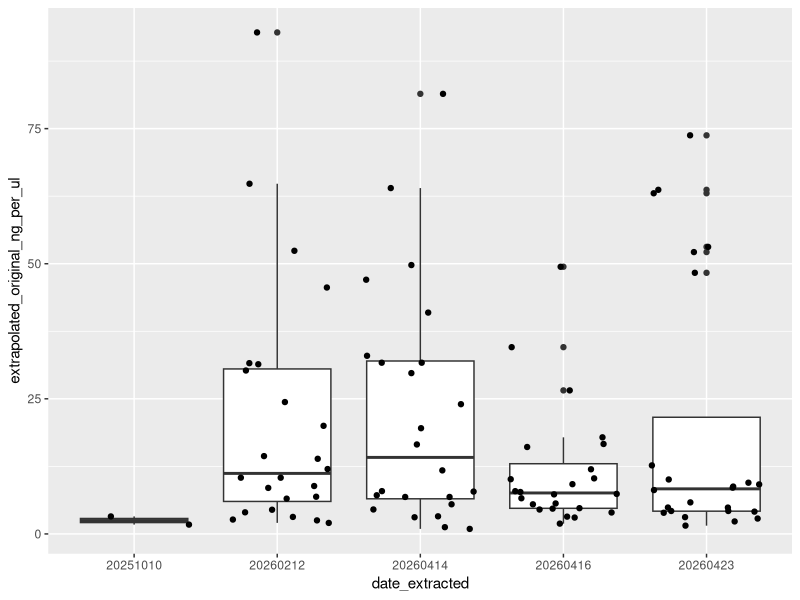

The R script that drew this image: (Note: this script raises an error after producing the figure.)
## ---- chunk 1
knitr::opts_chunk$set(echo = TRUE)
## ---- chunk 2
library(tidyverse)
## ---- chunk 3
q_data = read_csv("../Qubit Results - raw_sample_results.csv") # read in qubit data
# 1 row = 1 measurement. Some extractions measured multiple times, where first measurement read out of range (OOR)

head(q_data)
## ---- chunk 4
# make a dataframe without OOR measurements
oor_strings = c("High", "Low")
in_range_qs = q_data %>%
  filter(!(ng_per_ul %in% oor_strings | ng_per_ml %in% oor_strings)) %>% # should remove all qubits with out of range results
  mutate(ng_per_ul = as.numeric(ng_per_ul),
         ng_per_ml = as.numeric(ng_per_ml)) # coerce all concentration data to numeric type; it was character before because of the OOR values



head(in_range_qs) # not empty
is.numeric(in_range_qs$ng_per_ul) #it worked
is.numeric(in_range_qs$ng_per_ml) #it worked
## ---- chunk 5
# ok so now we need to count up all the ul consumed from each original extract
  ## from q_data
# and calculate how much is left of each extract 
  ## in in_range_qs

for (i in 1:length(in_range_qs$extraction_id)) { # for each original extraction,
  total_ul_consumed = 0 # initialize var to store total ul used for qubitting
  for (j in 1:length(q_data$extraction_id)) { # then look through each qubit measuremnt
    
    if (q_data$extraction_id[j] == in_range_qs$extraction_id[i]) { # if that qubit measurement was of this original extraction,
      total_ul_consumed = total_ul_consumed + q_data$ul_original_consumed[j] # add the # of ul consumed to make that quibit measurement to the total consumed from this original extraction
    } else {}
  }
  in_range_qs$ul_original_consumed[i] = total_ul_consumed # now store the total ul consumed for all measurements of this original extraction in in_range_qs
}

head(in_range_qs)
## ---- chunk 6
qs_ng_ul = in_range_qs %>%
  mutate(
    ng_per_ul = case_when(
      !is.na(ng_per_ul) ~ ng_per_ul,
      is.na(ng_per_ul) ~ ng_per_ml/1000
                               )
         ) # for each row where ng_per_ul column is empty, grab data from ng_per_ml column, convert to ng/ul, and store in  ng_per_ul column

head(qs_ng_ul)
## ---- chunk 7
# extrapolate original extraction's concentration for cases where we had to measure a dilution on the qubit

# convert the "dilution factor" into a proportion (original extract volume)/(H2O volume)
proportion = c() # put proportion values in a vector, in matching order with the data frame
for (i in 1:length(in_range_qs$extraction_id)) {
  dilfac = in_range_qs$dilution_factor[i]
  if (dilfac == "original_extract") {
    proportion[i] = 1
  } else if (dilfac == "1:1") {
    proportion[i] = 0.5
  } else if (dilfac == "1:3") {
    proportion[i] = 0.25
  }
}

qs_ng_ul = mutate(qs_ng_ul, proportion_original = proportion) # make that vector a column in qs_ng_ul


concs = mutate (qs_ng_ul, extrapolated_original_ng_per_ul = (1/proportion_original)*ng_per_ul) # calculate original concentration from measured concentration of dilution

head(concs)
## ---- chunk 8
concs = mutate(concs, remaining_original_ul = ul_elution_original - ul_original_consumed - 10) # make new column with remaining ul of original extract, -10ul for safety/EB that never made it out of the spin column

concs$remaining_original_ul # looks like that worked
## ---- chunk 9
library(ggplot2)

concs4graph = concs %>% mutate(date_extracted = as.character(date_extracted))
ggplot(concs4graph, aes(x = date_extracted, y = extrapolated_original_ng_per_ul)) +
  geom_boxplot() + geom_jitter()
## ---- chunk 10
# calculate final volume if we dilute all original extract
v2 = function(c1, v1, c2) {
  v2 = (c1*v1)/c2
  return(v2)
}

concs = mutate(concs, # add 2 columns: final volume of diluted extract, volume of H2O to add
               final_vol_ul = v2(extrapolated_original_ng_per_ul, remaining_original_ul, 2),
               H2O_ul = final_vol_ul - remaining_original_ul)
head(concs)


## ---- chunk 11
# we want the final dilution to fit in a strip tube (max v2 possible <190ul)

# so we constrain v2 and find v1; (c2v2)/c1 = v2
v1 = function(c2, v2, c1) {
  v1 = (c2*v2)/c1
  return(v1)
}

already_good = filter(concs, concs$final_vol_ul <= 190) # set aside cases where diluting all original extract would fit into a strip tube 
head(already_good)

concs200 = concs # make a copy of our data table to work in

diluting_whole_original = which(!(concs$extraction_id %in% (already_good$extraction_id))) # find indicies of extractions a dilution of the whole original volume will fit in a 200ul tube
diluting_aliquot = which(!(concs$extraction_id %in% (already_good$extraction_id))) # find indicies of extractions where we'd to dilute an aliquot to fit into 200ul strip tubes

concs200 = concs200 %>% 
  mutate(final_vol_ul = case_when(
    concs$extraction_id %in% (already_good$extraction_id) ~ final_vol_ul, # for extractions for which a dilution of the whole original volume will fit in a 200ul tube, set final vol of dilution as the final volume we find if we dilute the whole original extract
    !(concs$extraction_id %in% (already_good$extraction_id)) ~ 190)) # for extractions where we'd to dilute an aliquot to fit into 200ul strip tubes, set final vol of dilution to 190ul (200ul - 10ul for headspace)


# concs200[diluting_whole_original, "final_vol_ul"] = final_vol_if_all_diluted # for these, set final vol of dilution as the final volume we find if we dilute the whole original extract
# concs200[diluting_aliquot, "final_vol_ul"] = 190 # for these, set final vol of dilution to 190ul. 200ul - 10ul for headspace


# for extractions with these indices, find volume of original extraction we need to make a 2ng/ul dilution the final volume set above
concs200 = concs200 %>%
  mutate(ul_original_into_final = v1(2.01, # a little more than 2, so rounding errors don't push the final concentrations below 2
                                              final_vol_ul, # final vol set above
                                              extrapolated_original_ng_per_ul) # original extract concentrations
  ) %>%
  mutate(concs200, # re-write h2o vol
               H2O_ul = final_vol_ul - ul_original_into_final)

head(concs200)
## ---- chunk 12

concs200 = concs200 %>% 
  
  # round volumes I'll be pipetting to the tenth place so I can do it with a p200
  mutate( 
    round_original = round(ul_original_into_final, digits = 1),
    round_H2O = round(H2O_ul, digits = 1),
    final_vol_ul = round_H2O + round_original
  ) %>%
  
  # calculate actual final concentration 
  mutate(final_ng_per_ul = c2(extrapolated_original_ng_per_ul, round_original, final_vol_ul))


concs200$final_ng_per_ul # good, once I re-set the final concentration in the code chunk above to 2.01

# code to check for rounding errors: 
head(filter(concs200, final_ng_per_ul < 2)) # if final conc is set anywhere 2.01 - 2.05, 7 show up as <2ng/ul final concentration actual
## ---- chunk 13
# tidy 
DNA_dilutions_all_200 = concs200 %>% 
  select(!c(qubit_run_id, qubit_run_id_local, ng_per_ml, dilution_factor, proportion_original, ng_per_ul)) %>% # remove columns which were only relevant as metadata for qubit measurements
  rename(original_ng_per_ul = extrapolated_original_ng_per_ul, # rename concentration of original extract for clarity
         ul_H2O_into_final = H2O_ul,
         ul_original_used_for_qubit = ul_original_consumed) # 

DNA_dilutions_all_200 = DNA_dilutions_all_200[order(DNA_dilutions_all_200$extraction_id),] # reorder dataframe by extraction id

## ---- chunk 14
write.csv(DNA_dilutions_all_200, "Results/DNA_dilutions_all_striptubes.csv")
